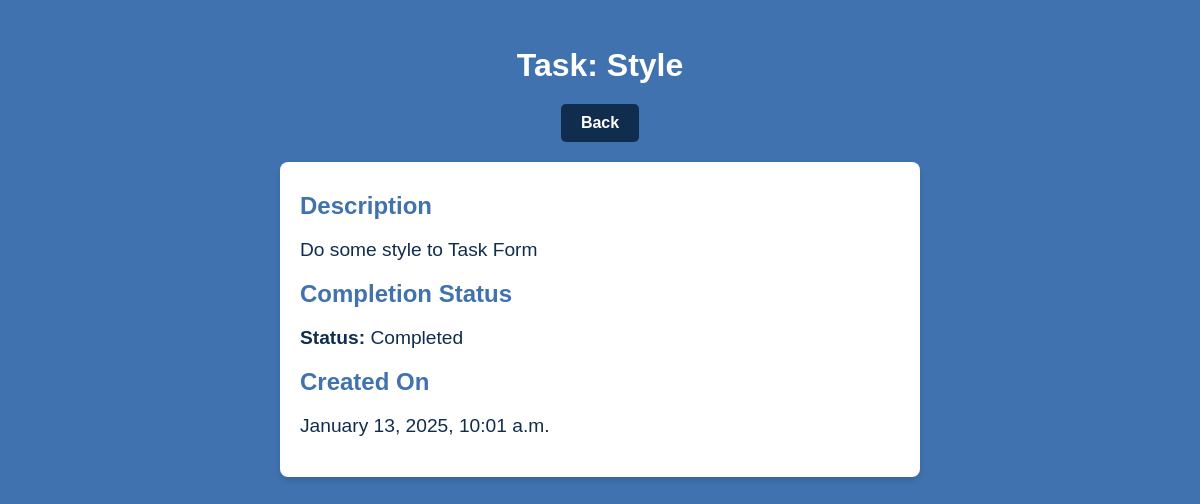
Screenshot of /task/12/ (signed in) with the database file from the repository.
### ToDoListApp/models.py (models this page shows)
class Task(models.Model):
    user = models.ForeignKey(User, on_delete=models.CASCADE, null=True, blank=True)
    title = models.CharField(max_length=200)
    description = models.TextField(null=True, blank=True)
    complete = models.BooleanField(default=False)
    create =  models.DateTimeField(auto_now_add=True)
    def __str__(self):
        return self.title
    class Meta:
        ordering = ['complete']

### ToDoListApp/views.py (the view)
# urls.py: path('task/<int:pk>/', TaskDetail.as_view(), name='task'),
class TaskDetail(LoginRequiredMixin, DetailView):
    model = Task
    context_object_name = 'task'

### ToDoListApp/templates/ToDoListApp/task_detail.html (shortened to what this page needs)
{% load static %}
<!DOCTYPE html>
<html lang="en">
<head>
    <link rel="stylesheet" href="{% static 'detail.css' %}">
</head>
<body>
    <main class="main">
        <h2 class="main__title">Task: {{task}}</h2>
        <a class="back_btn" href="{% url 'tasks' %}">Back</a>
        <div class="main__details">
            <h3>Description</h3>
            <p>{{ task.description|default:"No description provided." }}</p>
            <h3>Completion Status</h3>
            <p>
                <span>Status:</span> {{ task.complete|yesno:"Completed,Not Completed" }}
            </p>
            <h3>Created On</h3>
            <p>{{ task.create|date:"F j, Y, g:i a" }}</p>
        </div>
    </main>
</body>
</html>

### ToDoListApp/static/detail.css (style rules this page uses)
body { font-family: Arial, sans-serif; margin: 0; padding: 0; background-color: #3F72AF; color: #FFFFFF; }
.main { display: flex; flex-direction: column; align-items: center; padding: 20px; }
.main__title { font-size: 2em; margin-bottom: 20px; text-align: center; }
.main__details { background-color: #FFFFFF; padding: 20px; border-radius: 8px; width: 90%; max-width: 600px; color: #112D4E; box-shadow: 0 4px 6px rgba(0, 0, 0, 0.1); }
.main__details h3 { margin: 10px 0; font-size: 1.5em; color: #3F72AF; }
.main__details p { font-size: 1.2em; color: #112D4E; }
.main__details span { font-weight: bold; }
.back_btn { display: inline-block; text-decoration: none; background-color: #112D4E; color: #FFFFFF; padding: 10px 20px; border-radius: 5px; font-size: 1em; font-weight: bold; margin-bottom: 20px; transition: background-color 0.3s ease; }

### rows the page displays
Task: title "Style", description "Do some style to Task Form", complete "Completed", create "January 13, 2025, 10:01 a.m."
